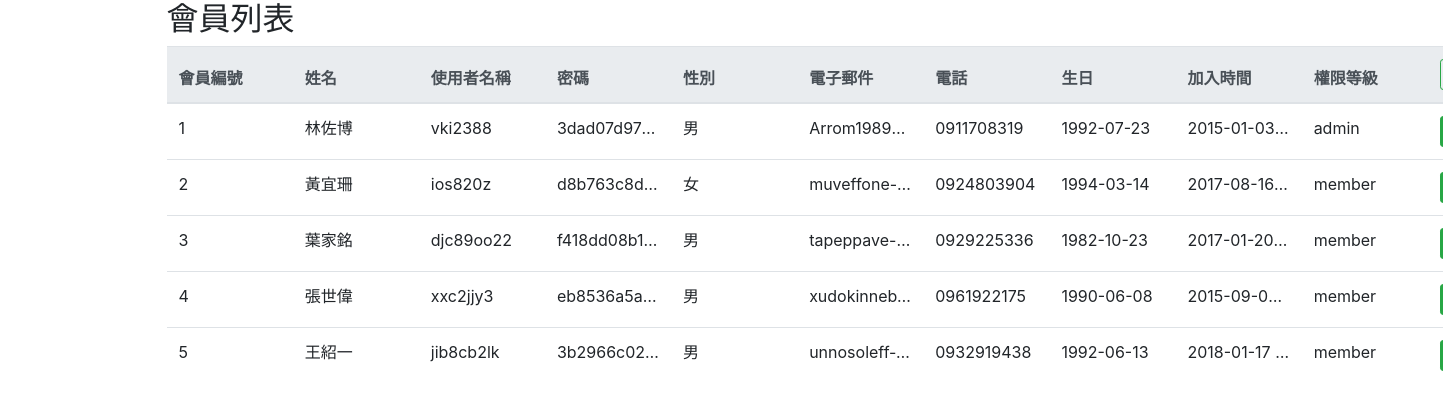
The page /admin/member_admin.php on the database its author committed.
### tables this page shows
CREATE TABLE `tbl_users` (
    `m_id` int(11) NOT NULL AUTO_INCREMENT,
    `m_name` varchar(20) NOT NULL,
    `m_username`varchar(25) NOT NULL,
    `m_password` varchar(120) NOT NULL,
    `m_gender` enum('男','女') NOT NULL,
    `m_level` enum('admin','member','readonly','suspension') DEFAULT 'member',
    `m_email` varchar(100) DEFAULT NULL,
    `m_phone` varchar(100) DEFAULT NULL,
    `m_jointime` varchar(50) NOT NULL,
    `m_birthday` varchar(50) NOT NULL,
    PRIMARY KEY(`m_id`),
    UNIQUE KEY `m_email` (`m_email`),
    UNIQUE KEY `m_username` (`m_username`)

);

### admin/member_admin.php (the view, shortened to what this page needs)
<?php
require_once("../sql/onnDB.php");
$sqlStatement =<<<mulity
 select * from tbl_users;
mulity;
$result =mysqli_query($link, $sqlStatement);
?>
<!DOCTYPE html>
<html>
<head>
  <link rel="stylesheet" href="https://maxcdn.bootstrapcdn.com/bootstrap/4.5.2/css/bootstrap.min.css">
  <link rel="stylesheet" href="https://cdnjs.cloudflare.com/ajax/libs/font-awesome/4.7.0/css/font-awesome.min.css">
  <link rel="stylesheet" href="\PID_Assignment\css\store_index.css">
</head>
<body>
<div class="container">
  <h2>會員列表</h2>
  <table class="table table-hover tables" >
    <thead class="thead-light">
      <tr>
        <th>會員編號</th>
        <th>姓名</th>
        <th>使用者名稱</th>
        <th>密碼</th>
        <th>性別</th>
        <th>電子郵件</th>
        <th>電話</th>
        <th>生日</th>
        <th>加入時間</th>
        <th>權限等級</th>
        <th>
        <a href ="./member_adding.php" class="btn btn btn-outline-success btn-sm"><i class="fa fa-plus "></i></a>
        </th>
      </tr>
    </thead>
    <tbody>
    <?php while ($row = mysqli_fetch_assoc($result)){?>
      <tr>
        <td><?= $row["m_id"] ?></td>
        <td><?= $row["m_name"] ?></td>
        <td><?= $row["m_username"] ?></td>
        <td class="td_overflow" title="<?= $row["m_password"] ?>" ><?= $row["m_password"] ?></td>
        <td style=""><?= $row["m_gender"] ?></td>
        <td class="td_overflow" title="<?= $row["m_email"] ?>"><?= $row["m_email"] ?></td>
        <td><?= $row["m_phone"] ?></td>
        <td class="td_overflow" title="<?= $row["m_birthday"] ?>"><?= $row["m_birthday"] ?></td>
        <td class="td_overflow" title="<?= $row["m_jointime"] ?>"><?= $row["m_jointime"] ?></td>
        <td><?= $row["m_level"] ?></td>
        <td>
        <a href ="./member_update.php?id=<?= $row["m_id"]?>" class="btn btn btn-success btn-sm"><i class="fa fa-pencil-square-o "></i></a>
        </td>
      </tr>
    <?php } ?>
    </tbody>
  </table>
</div>
</body>
</html>

### css/store_index.css (style rules this page uses)
.tables { width: 125%; height: 100%; table-layout: fixed; }
.td_overflow { max-width: 140px; overflow: hidden; text-overflow: ellipsis; white-space: nowrap; }

### admin/member_admin.php (style rules this page uses)
.tables { width: 125%; height: 100%; table-layout: fixed; }
.td_overflow { max-width: 140px; overflow: hidden; text-overflow: ellipsis; white-space: nowrap; }

### rows shown on the page
tbl_users: m_id "1", m_name "林佐博", m_username "vki2388", m_password "3dad07d97…", m_gender "男", m_email "Arrom1989…", m_phone "0911708319", m_birthday "1992-07-23", m_jointime "2015-01-03…", m_level "admin"
tbl_users: m_id "2", m_name "黃宜珊", m_username "ios820z", m_password "d8b763c8d…", m_gender "女", m_email "muveffone-…", m_phone "0924803904", m_birthday "1994-03-14", m_jointime "2017-08-16…", m_level "member"
tbl_users: m_id "3", m_name "葉家銘", m_username "djc89oo22", m_password "f418dd08b1…", m_gender "男", m_email "tapeppave-…", m_phone "0929225336", m_birthday "1982-10-23", m_jointime "2017-01-20…", m_level "member"
tbl_users: m_id "4", m_name "張世偉", m_username "xxc2jjy3", m_password "eb8536a5a…", m_gender "男", m_email "xudokinneb…", m_phone "0961922175", m_birthday "1990-06-08", m_jointime "2015-09-0…", m_level "member"
tbl_users: m_id "5", m_name "王紹一", m_username "jib8cb2lk", m_password "3b2966c0…", m_gender "男", m_email "unnosoleff-…", m_phone "0932919438", m_birthday "1992-06-13", m_jointime "2018-01-17…", m_level "member"
